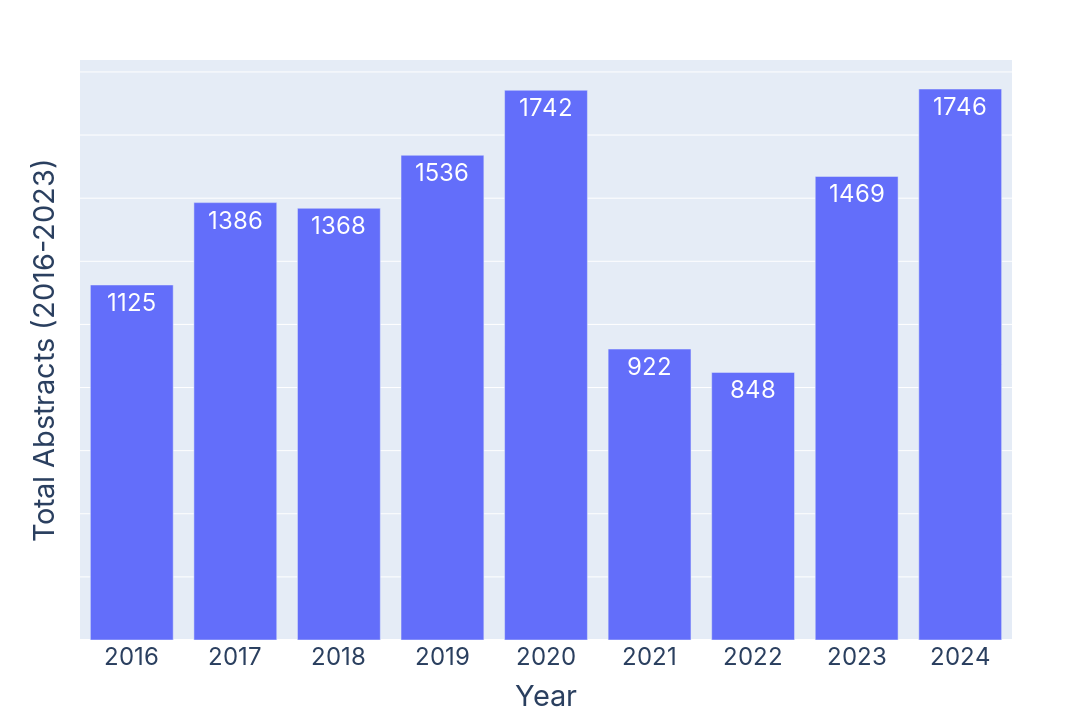

The cell this chart's notebook holds for it:
### Markdown cell above
### Number of Abstracts by Year

First, we calculate the number of abstracts by year

### Code cell
## Group number of abstracts by year
df_years = df3.groupby('year').agg(
    total_count = ('control_number', 'nunique')
)

df_years.reset_index(inplace=True)
df_years
fig = px.bar(df_years, x='year', y='total_count', text_auto='',
labels = dict(year = 'Year', total_count = 'Total Abstracts (2016-2023)'))
# fig.show()

fig.update_layout(
    width=1600,
    height=720,
    font=dict(
        family="Inter",
        size=24))

fig.update_traces(textfont_size=24)
fig.update_yaxes(showticklabels=False)


fig.write_image('fig1_num_abstracts.svg')
fig.show()

### Figure 1 — Plotly figure (JSON) as saved in the notebook; plotly's stock layout.template omitted (floating-point values rounded to 4 significant figures)
{"data": [{"alignmentgroup": "True", "hovertemplate": "Year=%{x}<br>Total Abstracts (2016-2023)=%{y}<extra></extra>", "legendgroup": "", "marker": {"color": "#636efa", "pattern": {"shape": ""}}, "name": "", "offsetgroup": "", "orientation": "v", "showlegend": false, "textfont": {"size": 24}, "textposition": "auto", "texttemplate": "%{y:}", "type": "bar", "x": [2016, 2017, 2018, 2019, 2020, 2021, 2022, 2023, 2024], "xaxis": "x", "y": [1125, 1386, 1368, 1536, 1742, 922, 848, 1469, 1746], "yaxis": "y"}], "layout": {"barmode": "relative", "font": {"family": "Inter", "size": 24}, "height": 720, "legend": {"tracegroupgap": 0}, "margin": {"t": 60}, "width": 1600, "xaxis": {"anchor": "y", "domain": [0, 1], "title": {"text": "Year"}}, "yaxis": {"anchor": "x", "domain": [0, 1], "showticklabels": false, "title": {"text": "Total Abstracts (2016-2023)"}}}}
